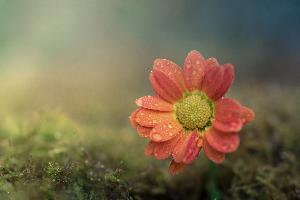
#> input picture input.jpg, 300 x 200 px
$ jupyter execute Image_compression_and_reconstruction_techniques.ipynb
#> lines starting #> are read from the running program, lines starting #| are printed output that depends on the picture
# Image Compression and Reconstruction Techniques

#### By:

#### Gundapu Nitish Kumar - AI22MTECH14004

#### Vishnu Vijay Tiwari - AI22MTECH14003

### Importing Libraries

[cell 1]
import numpy as np
import matplotlib.pyplot as plt
import sklearn.decomposition
import warnings
warnings.filterwarnings("ignore")

### Defining metrics for image compression

[cell 2]
def compressed_ratio(a,b):
        return a.size/(b.size)

def compression_factor(a,b):
    res = (a-b)**2
    res = np.sum(res)/(res.size)
    res = 255/(res**0.5)
    return 20*(np.log10(res))

def mse_loss(a,b):
    return np.mean((a-b)**2)

def normalize(n):
    return (n - n.min())/(n.max() - n.min())

### Image input

[cell 3]
image = plt.imread("input.jpg")
#> image is the input picture: shape (200, 300, 3); mean R, G, B 121.8, 108.8, 80.2
plt.imshow(image)
plt.show()

### Image Compression Using PCA

[cell 4]
class pca_compression():
    '''
    This is the class that take the image input and gives the compresed image as output
    given the no of components using PCA
    '''
    def __init__(self,n) -> None:
        self.n_com = n

    def cov(self,x,y):
        '''
        return the covariance value between x,y
        '''
        x1 = x-np.mean(x)
        y1 = y-np.mean(y)
        res = np.sum(x1*y1)/(len(x1)-1)
        return res

    def convoluted_matrix(self,X):
        '''
        returns the covariance matrix as the output for the given input matrix
        '''
        n1 = len(X)
        res = np.zeros((n1,n1))
        for i in range(n1):
            for j in range(i,n1):
                res[i][j] = res[j][i] = self.cov(X[i],X[j])
        return res

    def normalize(self,n):
        '''
        returns the normalized input
        '''
        return (n - n.min())/(n.max() - n.min())

    def get_non_normalized_reconstrcted_img(self):
        return self.recon_non_norm

    def get_pca(self,X,n):
        '''
        returns the eigen values and the compresed matrix of the input matrix
        '''
        res1 = self.convoluted_matrix(X)
        eigval,eigvec = np.linalg.eig(res1)

        i = eigval.argsort()[::-1]
        eigval = eigval[i]
        eigvec = eigvec[:,i]

        res_arr = eigvec[:,:n]
        return X.T.dot(res_arr) , res_arr

    def get_compressed_image(self,image):
        '''
        returns the compressed image as output for given input
        '''
        res_image = []
        eigen_matrices = []

        #sending each matrix in image for pca
        for i in range(image.shape[-1]):
            res , eigen_mat = self.get_pca(image[:,:,i],self.n_com)
            res_image.append(res)
            eigen_matrices.append(eigen_mat)

        #recombining the compressed matrices
        res = np.transpose(np.array(res_image),(1,2,0))
        eigen_matrices = np.transpose(np.array(eigen_matrices),(1,2,0))
        self.eigen_mat = eigen_matrices
        return res

    def get_reconstructed_image(self,image):
        '''
        returns the reconstructed image as output for given compressed image
        '''
        try:
            ori_image = []
            ori_image2 = []

            #multiplying each matrix in input with eigen values
            for i in range(image.shape[-1]):
                res = image[:,:,i] @ self.eigen_mat[:,:,i].T
                ori_image2.append(res.T)
                res = self.normalize(res)
                ori_image.append(res.T)

            #reconstruncting the original image
            ori_image = np.transpose(np.array(ori_image),(1,2,0))
            ori_image2 = np.transpose(np.array(ori_image2),(1,2,0))
            self.recon_non_norm = ori_image2
            return ori_image
        except Exception as e:
            print(e)

Results of PCA

[cell 5]
fig , a = plt.subplots(1,3,figsize=(25,25))
a[0].imshow(image)
a[0].set_title("Original Image")
j=1
for i in [50,100]:
    comp1 = pca_compression(i)

    #compressing image
    comp_image1 = comp1.get_compressed_image(image)

    #getting reconstructed imahe
    recon_image1 = comp1.get_reconstructed_image(comp_image1)
    recon_image1 = np.array(recon_image1,dtype=np.float32)

    a[j].imshow(recon_image1)
    a[j].set_title(f"{i} components")
    j += 1
#> this loop made 2 passes
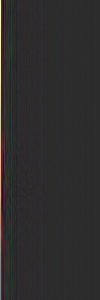
#> comp_image1: shape (300, 100, 3) float64; mean R, G, B 19.8, 12.3, 12.3; drawn with min black and max white
plt.show()

### Image Compression using SVD

[cell 6]
class svd_compression():
    '''
    This is the class that take the image input and gives the compresed image as output
    given the no of components using SVD
    '''
    def __init__(self,n) -> None:
        self.n_com = n

    def normalize(self,n):
        '''
        returns the normalized input
        '''
        return (n - n.min())/(n.max() - n.min())

    def get_SVD(self,X,k):
        '''
        returns U,S,V of the input matrix using SVD
        '''
        U, S, Vt = np.linalg.svd(X)
        return U[:,:k],np.diag(S[:k]),Vt[:k, :]


    def get_compressed_image(self,image):
        '''
        returns the compressed image as output for given input
        '''
        res_image = []
        eigen_matrices = []

        #sending each matrix in image for svd
        for i in range(image.shape[-1]):
            u,s,v = self.get_SVD(image[:,:,i],self.n_com)
            res_image.append(u @ s)
            eigen_matrices.append(v)

        #recombining the compressed matrices
        res = np.transpose(np.array(res_image),(1,2,0))
        self.V = eigen_matrices
        return res

    def get_non_normalized_reconstrcted_img(self):
        return self.recon_non_norm

    def get_reconstructed_image(self,image):
        '''
        returns the reconstructed image as output for given compressed image
        '''
        try:
            ori_image = []
            ori_image2 = []

            #multiplying each matrix in input with corresponding matrix V
            for i in range(image.shape[-1]):
                res = image[:,:,i] @ self.V[i]
                ori_image2.append(res)
                res = self.normalize(res)
                ori_image.append(res)

            #reconstruncting the original image
            ori_image = np.transpose(np.array(ori_image),(1,2,0))
            ori_image2 = np.transpose(np.array(ori_image2),(1,2,0))
            self.recon_non_norm = ori_image2
            return ori_image
        except Exception as e:
            print(e)

Results of SVD

[cell 7]
fig , a = plt.subplots(1,3,figsize=(25,25))
a[0].imshow(image)
a[0].set_title("Original Image")
j=1
for i in [50,100]:
    comp1 = svd_compression(i)

    #compressing image
    comp_image1 = comp1.get_compressed_image(image)

    #getting reconstructed imahe
    recon_image1 = comp1.get_reconstructed_image(comp_image1)
    recon_image1 = np.array(recon_image1,dtype=np.float32)

    a[j].imshow(recon_image1)
    a[j].set_title(f"{i} components")
    j += 1
#> this loop made 2 passes
#> pass 1, in get_SVD (call 2), `U, S, Vt = np.linalg.svd(X)`:
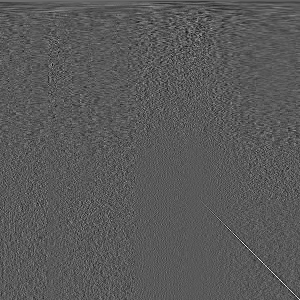
#> Vt: shape (300, 300) float64; min -0.336, max 0.62, mean 0.000115; drawn with min black and max white
#> after the loop:
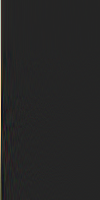
#> comp_image1: shape (200, 100, 3) float64; mean R, G, B 22, 19.4, 13.8; drawn with min black and max white
plt.show()

### Image compression using NMF

[cell 8]
class nmf_compression():
    def __init__(self,n) -> None:
        self.n_com = n

    def normalize(self,n):
        '''
        returns the normalized input
        '''
        return (n - n.min())/(n.max() - n.min())

    def get_NMF(self,X,k):
        '''
        returns U,S,V of the input matrix using NMF
        '''
        model = sklearn.decomposition.NMF(k)
        W = model.fit_transform(X)
        H = model.components_
        return W,H


    def get_compressed_image(self,image):
        '''
        returns the compressed image as output for given input
        '''
        res_image = []
        H_matrices = []

        #sending each matrix in image for nmf
        for i in range(image.shape[-1]):
            w,h = self.get_NMF(image[:,:,i],self.n_com)
            res_image.append(w)
            H_matrices.append(h)

        #recombining the compressed matrices
        res = np.transpose(np.array(res_image),(1,2,0))
        self.h_mat = H_matrices
        return res

    def get_non_normalized_reconstrcted_img(self):
        return self.recon_non_norm

    def get_reconstructed_image(self,image):
        '''
        returns the reconstructed image as output for given compressed image
        '''
        try:
            ori_image = []
            ori_image2 = []

            #multiplying each matrix in input with corresponding matrix V
            for i in range(image.shape[-1]):
                res = image[:,:,i] @ self.h_mat[i]
                ori_image2.append(res)
                res = self.normalize(res)
                ori_image.append(res)

            #reconstruncting the original image
            ori_image = np.transpose(np.array(ori_image),(1,2,0))
            ori_image2 = np.transpose(np.array(ori_image2),(1,2,0))
            self.recon_non_norm = ori_image2
            return ori_image
        except Exception as e:
            print(e)

Results of NMF

[cell 9]
fig , a = plt.subplots(1,3,figsize=(25,25))
a[0].imshow(image)
a[0].set_title("Original Image")
j=1
for i in [50,100]:
    comp1 = nmf_compression(i)

    #compressing image
    comp_image1 = comp1.get_compressed_image(image)

    #getting reconstructed imahe
    recon_image1 = comp1.get_reconstructed_image(comp_image1)
    recon_image1 = np.array(recon_image1,dtype=np.float32)

    a[j].imshow(recon_image1)
    a[j].set_title(f"{i} components")
    j += 1
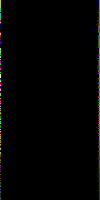
#> comp_image1: shape (200, 100, 3) float64; mean R, G, B 0.0174, 0.0175, 0.0148; drawn with min black and max white
plt.show()

### Comparision of Metrics for compression techniques

[cell 10]
comp_factor1,comp_factor2,comp_factor3 = [],[],[]
mse_loss1,mse_loss2,mse_loss3 = [],[],[]
factors = [10,30,50,70,90]
for i in factors:
    #PCA
    comp1 = pca_compression(i)
    comp_image1 = comp1.get_compressed_image(image)
    recon_image1 = comp1.get_reconstructed_image(comp_image1)
    recon_image_non1 = comp1.get_non_normalized_reconstrcted_img()
    comp_factor1.append(compression_factor(image,recon_image_non1))
    mse_loss1.append(mse_loss(recon_image_non1,image))

    #SVD
    comp2 = svd_compression(i)
    comp_image2 = comp2.get_compressed_image(image)
    recon_image2 = comp2.get_reconstructed_image(comp_image2)
    recom_image_non2 = comp2.get_non_normalized_reconstrcted_img()
    comp_factor2.append(compression_factor(image,recom_image_non2))
    mse_loss2.append(mse_loss(image,recom_image_non2))


    #NMF
    comp3 = nmf_compression(i)
    comp_image3 = comp3.get_compressed_image(image)
    recon_image3 = comp3.get_reconstructed_image(comp_image3)
    recom_image_non3 = comp3.get_non_normalized_reconstrcted_img()
    comp_factor3.append(compression_factor(image,recom_image_non3))
    mse_loss3.append(mse_loss(image,recom_image_non3))
#> this loop made 5 passes
#> pass 1, in get_pca (call 8), `eigvec = eigvec[:,i]`:
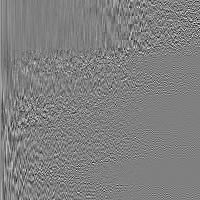
#> eigvec: shape (200, 200) float64; min -0.412, max 0.408, mean 0.000345; drawn with min black and max white
#> pass 1, in get_pca (call 9), `res1 = self.convoluted_matrix(X)`:
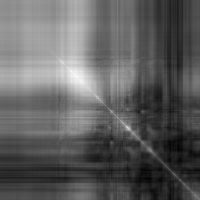
#> res1: shape (200, 200) float64; min -57.23, max 893, mean 299.4; drawn with min black and max white
#> after the loop:
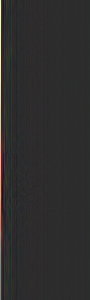
#> comp_image1: shape (300, 90, 3) float64; mean R, G, B 22.1, 13.7, 13.7; drawn with min black and max white
#> after the loop:
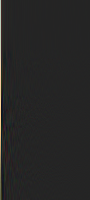
#> comp_image2: shape (200, 90, 3) float64; mean R, G, B 24.5, 21.5, 15.3; drawn with min black and max white
#> after the loop:
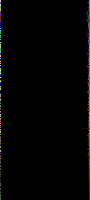
#> comp_image3: shape (200, 90, 3) float64; mean R, G, B 0.0189, 0.0194, 0.0186; drawn with min black and max white

Plot of Compression Quality

[cell 11]
plt.plot(factors,comp_factor1,label="PCA")
plt.plot(factors,comp_factor2,label="SVD")
plt.plot(factors,comp_factor3,label="NMF")
plt.legend()
plt.title("Compression Quality for different Algorithms")
plt.xlabel('No of factors')
plt.ylabel('Compresssion Quality')
plt.show()

plot of mse loss

[cell 12]
plt.plot(factors,np.array(mse_loss1)/1000,label="PCA")
plt.plot(factors,np.array(mse_loss2)/1000,label="SVD")
plt.plot(factors,np.array(mse_loss3)/1000,label="NMF")
plt.title("MSE Loss for different Algorithms")
plt.legend()
plt.xlabel('No of factors')
plt.ylabel('MSE LOSS')
plt.show()
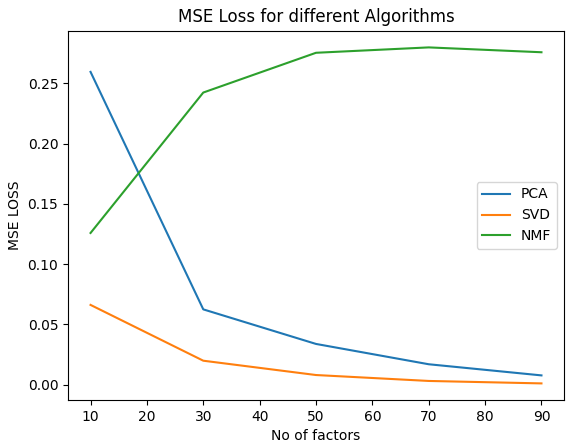
#> figure drawn by matplotlib, 1 panel
